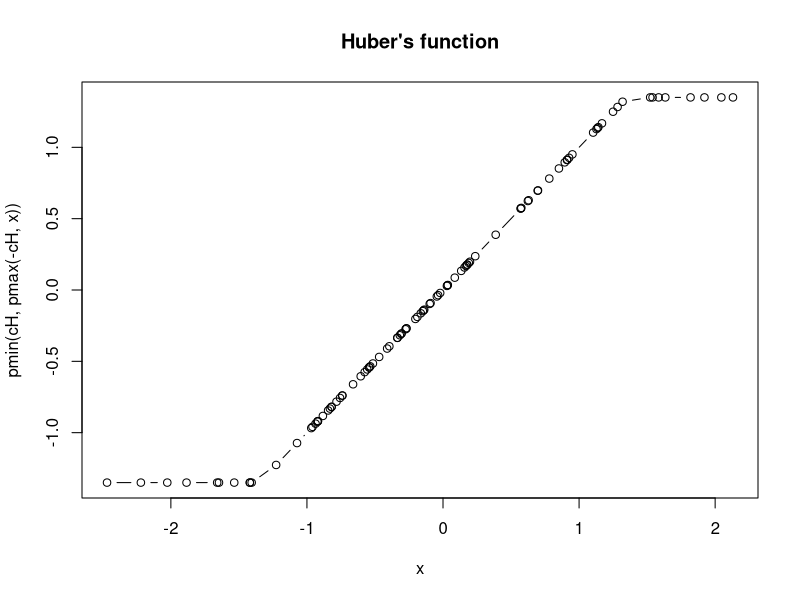
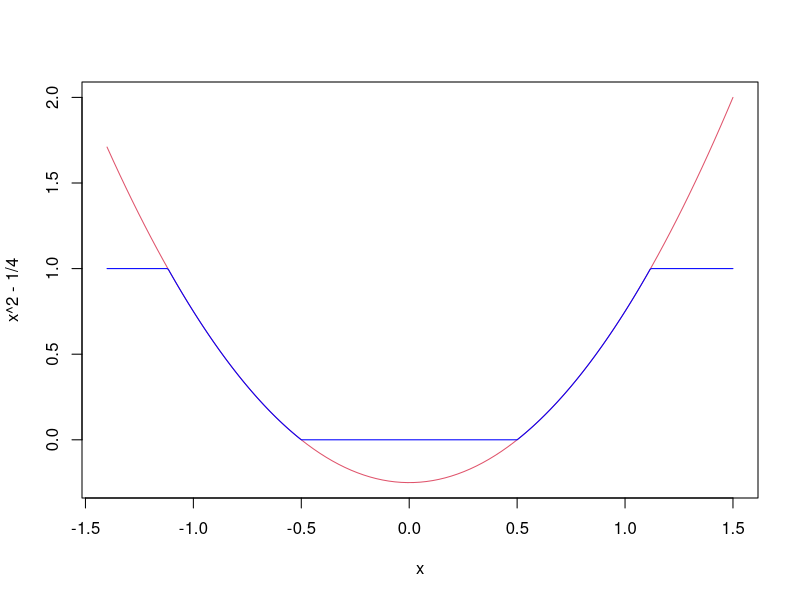
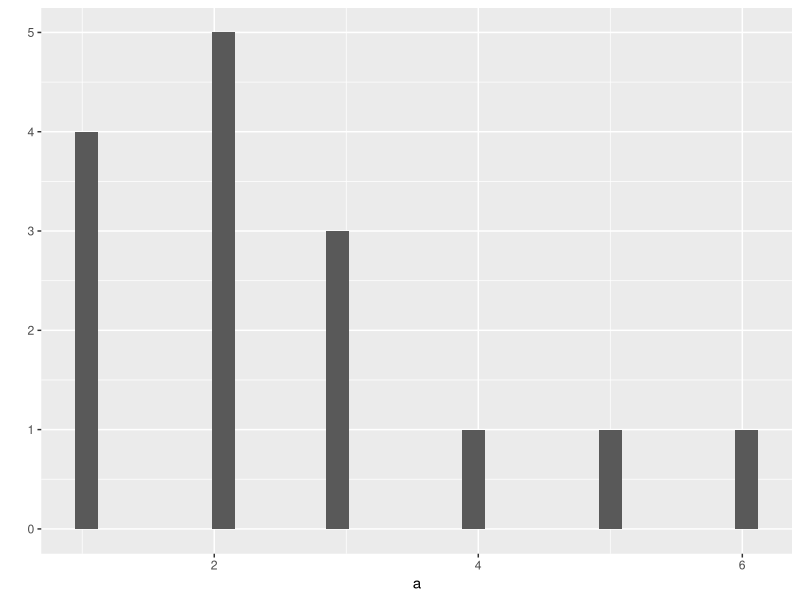
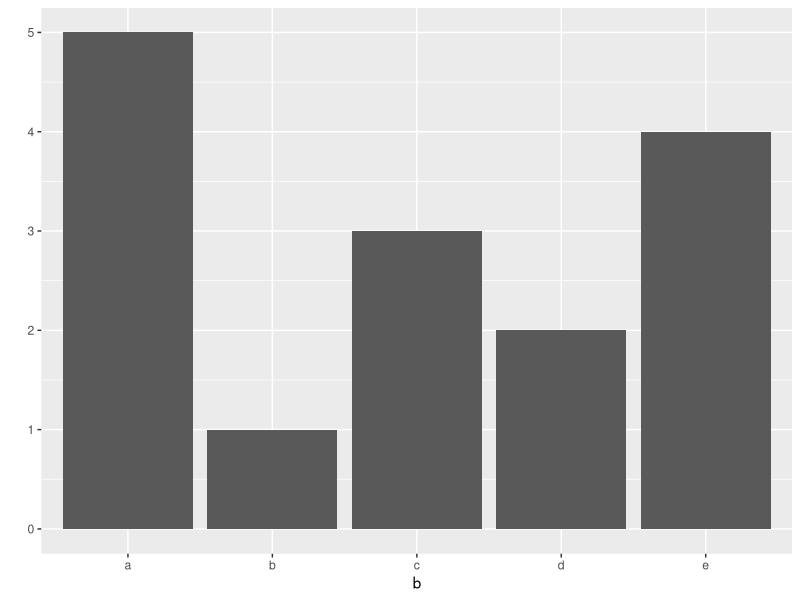
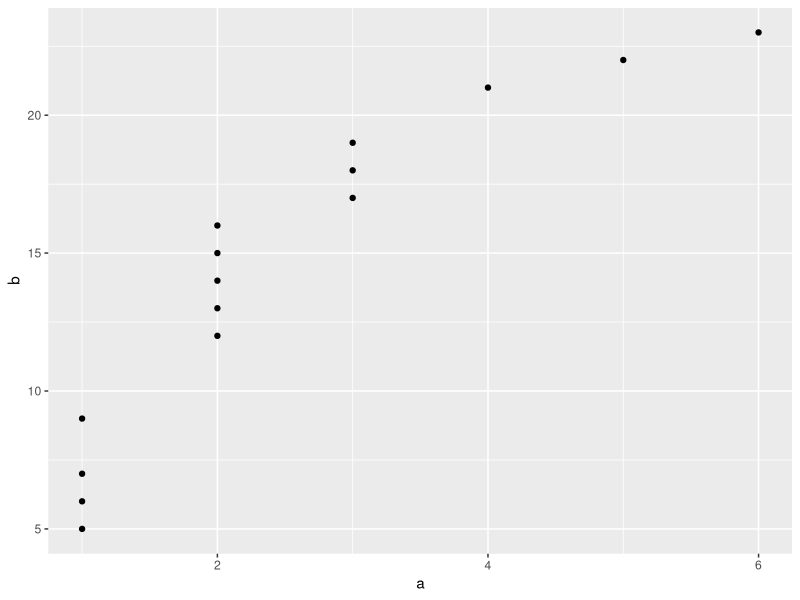

Here is the R script that generated these plots, in order: (Note: this script raises an error after producing the figures.)
# Title: "Introduction to R and RStudio"
# Name:

##############################################################################
# 1. R will evaluate any command and by default it will print the answer to
# the console in the lower lefthand pane of RStudio. Let's try some simple
# math. Run the following command by highlighting the row and hitting the Run
# button in the upper left hand corner.

1 + 1

# There's your result, 2. It's printed on the console right after your entry.

##############################################################################
# 2. Type the string "Hello there!" in the code below. (Don't forget the
# quotes!) Then highlight it and Run the code. It should just spit out the
# string verbatim back at you.



##############################################################################
# 3. Now try multiplying 6 times 7 (* is the multiplication operator). Again,
# write the code below, highlight, and click run.



##############################################################################
# 4. Some expressions return a "logical value": TRUE or FALSE. (Many
# programming languages refer to these as "boolean" values.) Let's try running
# an expression that gives us a logical value:

3 < 5

##############################################################################
# 5. And another logical value (note that you need a double-equals sign to
# check whether two values are equal - a single-equals sign won't work):

2 + 2 == 5

##############################################################################
# 6. As in other programming languages, you can store values into a variable
# to access it later. Type x <- 42 below and run it to store a value in x.
# You should notice the variable show up in the right hand corner of the
# RStudio screen.

x <- 42

##############################################################################
# 7. The object x can now be used in expressions in place of the original
# result. Try dividing x by 2 (/ is the division operator).



##############################################################################
# 8. You can re-assign any value to a variable at any time. Try assigning the
# string "Arr, matey!" to x.


##############################################################################
# 9. You can print the value of a variable at any time just by typing its name
# in the console. Try printing the current value of x.



##############################################################################
# 10. Now try assigning the TRUE logical value to x.



##############################################################################
# 11. In R, you call a function by typing its name, followed by one or more
# arguments to that function in parenthesis. Let's try using the sum function,
# to add up a few numbers. Enter:

sum(1, 4, 4)

##############################################################################
# 12. Some arguments have names. For example, to repeat a value 3 times, you
# would call the rep function and provide its times argument:

rep(1, times = 3)

##############################################################################
# 13. help(functionname) brings up help for the given function. Try displaying
# help for the sum function:

help(sum)

# (Don't worry about that optional na.rm argument)

##############################################################################
# 14. example(functionname) brings up examples of usage for the given
# function. Try displaying examples for the min function:

example(min)

##############################################################################
# 15. Now try bringing up help for the rep function:



# The name "vector" may sound intimidating, but a vector is simply a list of
# values. R relies on vectors for many of its operations. This includes basic
# plots - we'll have you drawing graphs very soon (and it's a lot easier than
# you might think)!

##############################################################################
# 16. A vector's values can be numbers, strings, logical values, or any other
# type, as long as they're all the same type. Try creating a vector of
# numbers,like this:

c(4, 7, 9)

# The c function (c is short for Combine) creates a new vector by combining
# a list of values.

##############################################################################
# 17. Now try creating a vector with strings:

c("a", "b", "c")

##############################################################################
# 18. Vectors cannot hold values with different modes (types). Try mixing
# modes and see what happens:

c(1, TRUE, "three")

# All the values were converted to a single mode (characters) so that the
# vector can hold them all.

##############################################################################
# 19. If you need a vector with a sequence of numbers you can create it with
# `start:end` notation. Let's make a vector with values from 5 through 9:

5:9

##############################################################################
# 20. A more versatile way to make sequences is to call the seq function.
# Let's do the same thing with seq:

seq(5, 9)

##############################################################################
# 21. seq also allows you to use increments other than 1. Try it with steps
# of 0.5:

seq(5, 9, 0.5)

##############################################################################
# 22. Now try making a vector with integers from 9 down to 5:



##############################################################################
# 23. We're going to create a vector with some strings in it for you, and
# store it in the sentence variable. You can retrieve an individual value
# within a vector by providing its numeric index in square brackets. Try
# getting the third value:

sentence <- c('walk', 'the', 'plank')
sentence[3]

##############################################################################
# 24. Many languages start array indices at 0, but R's vector indices start
# at 1. Write the code for accessing the first value of 'sentence':



##############################################################################
# 25. You can assign new values within an existing vector. Try changing the
# third word to "dog":



##############################################################################
# 26. If you add new values onto the end, the vector will grow to accommodate
# them. Let's add a fourth word:

sentence[4] <- "to"

##############################################################################
# 27. You can use a vector within the square brackets to access multiple
# values. Try getting the first and third words:

sentence[c(1, 3)]

##############################################################################
# 28. This means you can retrieve ranges of values. Try to access the second
# through fourth words:

sentence[2:4]

##############################################################################
# 29. You can also set ranges of values; just provide the values in a vector.
# Add words 5 through 7:

sentence[5:7] <- c("the", "park", ".")

##############################################################################
# 30. Now, try accessing the sixth word of the sentence vector:



##############################################################################
# 31. For this challenge, we'll make a 3-item vector for you, and store it in
# the ranks variable. You can assign names to a vector's elements by passing
# a second vector filled with names to the names assignment function, like
# this:

ranks <- 1:3
names(ranks) <- c("first", "second", "third")

# Assigning names for a vector can act as useful labels for the data. Below,
# you can see what our vector looks like now.

ranks

##############################################################################
# 32. You can also use the names to access the vector's values. Try getting
# the value for the "first" rank:

ranks["first"]

##############################################################################
# 33. Now set the current value for the "third" rank to a different value
# using the name rather than the position.



##############################################################################
# 34. In order to produce plots today, we need to load an "R Package". These
# are collections of functions that are not available by default in R. The
# plotting packages we need is loaded by calling this function:

library(ggplot2)
library(dplyr)

# If you get an error, make sure you have installed the package on your
# machine first!

##############################################################################
# 35. Now, if we construct a new variable "a", we can see a histogram of the
# data:

a <- c(1, 1, 1, 1, 2, 2, 2, 2, 2, 3, 3, 3, 4, 5, 6)
qplot(a)

##############################################################################
# 36. We can similarly draw a box plot for a character vector with the same
# command:

b <- c("a", "a", "a", "a", "a", "b", "c", "c", "c", "d", "d", "e", "e", "e", "e")
qplot(b)

##############################################################################
# 37. Finally, if we have two vectors of the same length, qplot will draw a
# scatter plot of them both.

a <- c(1, 1, 1, 1, 2, 2, 2, 2, 2, 3, 3, 3, 4, 5, 6)
b <- c(5, 6, 7, 9, 12, 13, 14, 15, 16, 17, 18, 19, 21, 22, 23)

qplot(a, b)

# We will learn a LOT more about plotting later today; I just want you
# to start getting comfortable with the ideas.


##############################################################################
# 38. Most arithmetic operations work just as well on vectors as they do on
# single values. We'll make another sample vector for you to work with, and
# store it in the a variable. If you add a scalar (a single value) to a
# vector, the scalar will be added to each value in the vector, returning a
# new vector with the results. Try adding 1 to each element in our vector:

a <- c(1, 2, 3)
a + 1

##############################################################################
# 39. The same is true of division, multiplication, or any other basic
# arithmetic. Try dividing our vector by 2:



##############################################################################
# 40. Now try multiplying our vector by 2:



##############################################################################
# 41. If you add two vectors, R will take each value from each vector and add
# them. We'll make a second vector for you to experiment with, and store it in
# the b variable. Try adding it to the a vector:

b <- c(4, 5, 6)
a + b

##############################################################################
# 42. Now try subtracting b from a:



##############################################################################
# 43. Finally, try multiplying a and b:



##############################################################################
# 44. You can also take two vectors and compare each item. See which values
# in the a vector are equal to those in a second vector:

a == c(1, 99, 3)

# Notice that R didn't test whether the whole vectors were equal; it checked
# each value in the a vector against the value at the same index in our new
# vector.

##############################################################################
# 45. Check if each value in the a vector is less than the corresponding value
# in another vector:

a < b

##############################################################################
# 46. Functions that normally work with scalars can operate on each element of
# a vector, too. Try getting the sine of each value in our vector:

sin(a)

##############################################################################
# 47. Now try getting the square roots with the "sqrt" function:



##############################################################################
# 48. Let's draw a graph showing the relationship of numbers and their sines.
# First, we'll need some sample data. We'll create a vector for you with some
# fractional values between 0 and 20, and store it in the x variable.

x <- seq(1, 20, 0.1)

##############################################################################
# 49. Now, try creating a second vector named y with the sines of
# those values:



##############################################################################
# 50. Once again, qplot will display these for us on a scatter plot:

qplot(x, y)

##############################################################################
# 51. We'll create a vector with some negative and positive values for you,
# and store it in the values variable. We'll also create a second vector with
# the absolute values of the first, and store it in the absolutes variable.

values <- -10:10
absolutes <- abs(values)

# Try plotting the vectors, with values on the horizontal axis, and absolutes
# on the vertical axis.

qplot(values, absolutes)

##############################################################################
# 52. Usually we need more than just a single vector. The most common type of
# object we will see this semester is called a data frame. Before constructing
# this, let's create two variables:

names <- c("One-Eye", "Peg-Leg", "Smitty", "Hook", "Scooter", "Dan",
           "Mikey", "Blackbeard")
limbs <- c(4, 3, 4, 3, 2, 4, 4, 4)

# The names are supposed to "line-up" with the limbs. (Get the joke? Peg-Leg
# has one leg missing; Hook has one arm missing; Scooter has no legs)

##############################################################################
# 53. We can combine these vectors into a data frame with the function
# data_frame:

pirates <- data_frame(names = names, limbs = limbs)

##############################################################################
# 54. Getting values from data frames isn't that different from vectors; you
# just have to provide two indices instead of one. Let's take another look at
# our data frame "pirates". Try getting the value from the second row in
# the first column of plank:

pirates[2, 1]

##############################################################################
# 55. Now, try getting the value from fourth row of the second column:

pirates[4, 2]

##############################################################################
# 56. As with vectors, to set a single value, just assign to it. Set the
# previous value to 0:

pirates[4, 2] <- 0

# Look at the results:

pirates

# Let's put it back to the correct value though:

pirates[4, 2] <- 3

##############################################################################
# 57. You can get an entire row of the matrix by omitting the column index
# (but keep the comma). Try retrieving the second row:

pirates[2, ]

##############################################################################
# 58. To get an entire column, omit the row index. Retrieve the second column:

pirates[, 2]

##############################################################################
# 59. You can read multiple rows or columns by providing a vector or sequence
# with their indices. Try retrieving columns 1 through 2:

pirates[, 1:2]

##############################################################################
# 60. You could instead provide a column name as a string in brackets.
# (This is often more readable.) Retrieve the "limbs" column:

pirates["limbs"]

# Now try getting the "names" column using this notation:



##############################################################################
# 61. There's also another way to get a column of a data frame name. Use the
# name of the data frame followed by a dollar sign, and the column name (without
# quotes). Try using it to get the "names" column:



# There is one important difference between the dollar sign and the brackets;
# with brackets a new, smaller data frame is returned. With the brackets only
# a vector is given back. For use this usually should not matter, but can be a
# source of bugs in advanced R coding.

##############################################################################
# 62. We can use the "$" notation to add columns to our data as well. Here we
# can add the pounds of treasure each crew member has:

pirates$pounds <- c(45000, 50000, 35000, 40000, 35000, 45000, 10000, 15000)

# Which we can see by printing out the new data:

pirates

##############################################################################
# 63. A quick way to assess our battle-readiness would be to get the average
# of the crew's appendage counts. Statisticians call this the "mean". Call the
# mean function with the limbs vector.



##############################################################################
# 64. An average closer to 4 would be nice, but this will have to do. Here's a
# barplot of that vector:

qplot(pirates$limbs)


